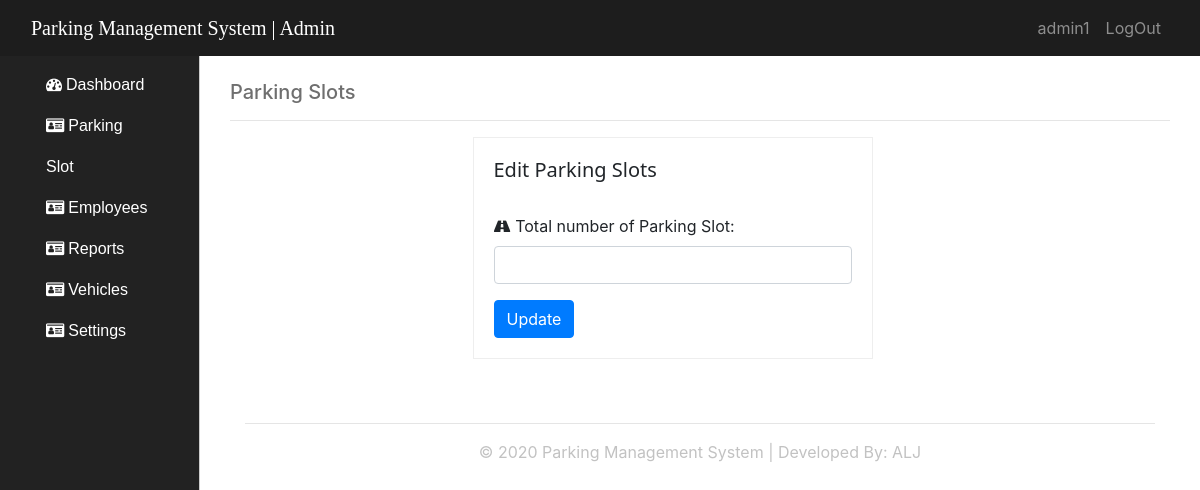
Page /parking_slot.php (signed in) on the earlier database version.
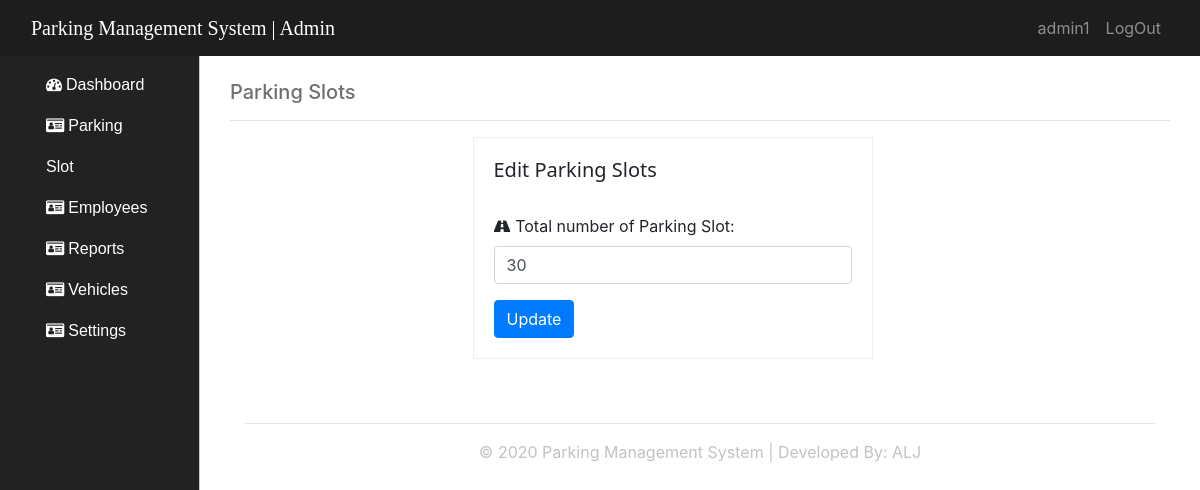
Same page on the later database version.
### tables this page shows
CREATE TABLE `tbl_parking_slots` (
  `id` int(11) NOT NULL,
  `available_slots` int(20) NOT NULL,
  `total_parking_slots` int(11) NOT NULL
);

### includes/dbh.inc.php (called while the page is built, shortened)
<?php
 class Database{
    protected function db_connection()
    {
        $this->db_host ="localhost";
        $this->db_username ="root";
        $this->db_password ="";
        $this->db_name ="db_pms";
        $this->connection = new mysqli($this->db_host,$this->db_username,$this->db_password,$this->db_name);
        return $this->connection;
    }
 }
?>

### includes/Select.class.php (called while the page is built, shortened)
<?php
include_once 'dbh.inc.php';
class Select_class extends Database{
public function select_all_slots(){
    $query_all_total_slots="Select * from tbl_parking_slots";
    $result=mysqli_query($this->connection,$query_all_total_slots);
    return $result;
}
}
?>

### parking_slot.php (the view, shortened to what the changed rows need)
<?php
include 'includes/Select.class.php';
$conn_select_all_entry = new Select_class();
$read_all_numrows_total_slots= $conn_select_all_entry->select_all_slots();
$total_slots = mysqli_fetch_array($read_all_numrows_total_slots);
?>
<!Doctype html>
<html>
<head>
    <link rel="stylesheet" type="text/css" href="assets/bootstrap-4.4.1-dist/css/bootstrap.css">
    <link rel="stylesheet" type="text/css" href="assets/bootstrap-4.4.1-dist/css/custom.css">
    <link rel="stylesheet" href="https://use.fontawesome.com/releases/v5.6.3/css/all.css">
    <link rel="stylesheet" href="https://cdnjs.cloudflare.com/ajax/libs/font-awesome/4.7.0/css/font-awesome.min.css">
</head>
<body>
<div class="container-fluid page-container">
        <div class="row wrapper">
            <div class="col-md-10 dash justify-content-center">
                <div class="container"><br>
                    <div class="row d-flex justify-content-center">
                        <div class="col-md-6 ">
                        <form method="POST" action="functions/update_parking_slot.php" class="parking-slot-form">
                    <h4>Edit Parking Slots</h5><br>
                        <div class="form-group">
                           <i class="fa fa-road"></i> <label for="Username">Total number of Parking Slot:</label>
                            <input type="number" class="form-control" id="parking_slot" name="inp_update_parking_slot" value="<?php echo $total_slots['total_parking_slots'];?>">
                        </div>
                        </form>
                        </div>
                    </div>
                    <br><br>
                </div>
            </div>
        </div>
    </div>
</body>
</html>

Differences in the rows shown:
now on this page (row edited): tbl_parking_slots: inp_update_parking_slot "30"
